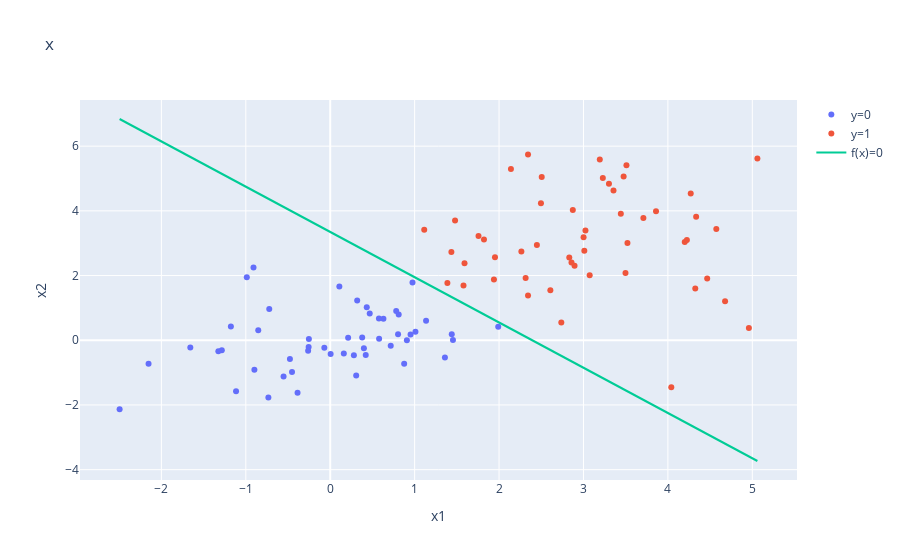

This figure's notebook cell:
### Code cell
import numpy as np
import plotly.graph_objects as go
import plotly
import plotly.offline as py
py.init_notebook_mode(connected=True)

from numpy.random import RandomState
rs = RandomState(12345)

def sigmoid(input):    
    # sigmoid function
    output = 1 / (1 + np.exp(-input - 2 * np.finfo(float).eps))
    return output

def f(w, b, x):
    # define the logistic function
    return sigmoid(np.dot(x, w) + b)

def optimize(x, y,learning_rate, iterations, weight, bias): 
    # run gradient ascent based on MLE:
    size = x.shape[0]
    for i in range(iterations): 
        p = f(weight, bias, x)
        loss = -1/size * np.sum(y * np.log(p)) + (1 - y) * np.log(1-p)
        dW = 1/size * np.dot(x.T, (p - y))
        db = 1/size * np.sum(p - y)
        weight -= learning_rate * dW
        bias -= learning_rate * db 
    return weight, bias


# dataset definition
n_samples = 50
x = np.concatenate([np.random.normal(size=(n_samples, 2)), 
                    np.array([1, 1.5]) * np.random.normal(size=(n_samples, 2)) + np.array([3, 3])])
y = np.concatenate([np.zeros((n_samples,)), np.ones((n_samples, ))])

# run gradient ascent
w, b = optimize(x, y, 0.2, 5000, np.array([0.1, 0.1]), 0.1)
    
x_space = np.linspace(np.min(x[:,0]), np.max(x[:,0]))
# w0 * x0 + w1 * x1 + b = 0 --> x1 = ....
y_space = -w[0] / w[1] * x_space - b / w[1]
    
fig = go.Figure(data=[
    go.Scatter(x=x[0:n_samples,0], y=x[0:n_samples,1], mode='markers', name='y=0',),
    go.Scatter(x=x[n_samples::,0], y=x[n_samples::,1], mode='markers', name='y=1'), 
    go.Scatter(x=x_space, y=y_space,  name='f(x)=0')],
                layout=go.Layout(title='x', 
                                 xaxis=dict(title="x1",),
                                 yaxis=dict(title="x2",)))
plotly.offline.iplot(fig)

### Figure 1 — Plotly figure (JSON) as saved in the notebook; plotly's stock layout.template omitted (floating-point values rounded to 4 significant figures)
{"data": [{"mode": "markers", "name": "y=0", "type": "scatter", "x": [0.005012, -0.5524, -0.9882, 0.399, 0.579, 0.3078, -0.7222, -1.177, -1.116, -1.284, 0.9082, 0.4329, 0.6303, -0.4773, -0.387, -0.2556, 0.3196, -0.2527, -0.9088, 0.468, -0.06965, -0.2616, -0.8525, -0.7326, 1.44, 0.4208, -0.8981, 0.161, 1.99, 0.8112, -0.4524, 0.7817, 0.1082, 0.5771, 1.454, 0.9516, 0.7168, 1.135, 0.9749, 0.876, 1.359, -2.495, -2.152, 0.2122, 0.2803, 0.8037, -1.325, 0.3787, -1.657, 1.01], "y": [-0.424, -1.123, 1.944, -0.2467, 0.04827, -1.088, 0.9686, 0.4287, -1.575, -0.3121, -0.0006272, 1.019, 0.6672, -0.5813, -1.619, -0.2072, 1.233, 0.03613, 2.246, 0.8274, -0.2301, -0.3253, 0.3125, -1.766, 0.1853, -0.457, -0.9143, -0.41, 0.4154, 0.7995, -0.9788, 0.9029, 1.663, 0.6731, 0.005396, 0.1763, -0.1718, 0.6, 1.787, -0.7235, -0.5331, -2.136, -0.7223, 0.0799, -0.4662, 0.1852, -0.3388, 0.08407, -0.2236, 0.2617]}, {"mode": "markers", "name": "y=1", "type": "scatter", "x": [3.001, 1.579, 1.388, 3.476, 2.894, 4.96, 4.678, 3.521, 5.06, 3.193, 4.271, 1.757, 1.435, 2.874, 3.71, 2.505, 4.2, 4.04, 2.315, 4.574, 4.335, 2.343, 1.939, 4.466, 1.952, 4.225, 2.343, 2.448, 4.325, 1.591, 3.859, 1.114, 3.509, 2.858, 2.141, 3.23, 3.356, 3.01, 3.024, 2.738, 1.479, 1.821, 3.443, 2.608, 2.832, 2.496, 3.302, 3.074, 2.264, 3.498], "y": [3.184, 1.694, 1.767, 5.061, 2.302, 0.3759, 1.206, 3.003, 5.616, 5.585, 4.54, 3.224, 2.725, 4.03, 3.778, 5.047, 3.037, -1.454, 1.928, 3.436, 3.818, 5.746, 1.882, 1.905, 2.565, 3.1, 1.381, 2.946, 1.602, 2.38, 3.986, 3.416, 5.411, 2.401, 5.297, 5.018, 4.626, 2.769, 3.392, 0.5487, 3.701, 3.112, 3.914, 1.545, 2.558, 4.233, 4.835, 2.009, 2.742, 2.077]}, {"name": "f(x)=0", "type": "scatter", "x": [-2.495, -2.341, -2.187, -2.032, -1.878, -1.724, -1.57, -1.416, -1.261, -1.107, -0.953, -0.7989, -0.6447, -0.4905, -0.3363, -0.1821, -0.02789, 0.1263, 0.2805, 0.4347, 0.5889, 0.7431, 0.8973, 1.051, 1.206, 1.36, 1.514, 1.668, 1.822, 1.977, 2.131, 2.285, 2.439, 2.593, 2.748, 2.902, 3.056, 3.21, 3.364, 3.519, 3.673, 3.827, 3.981, 4.135, 4.289, 4.444, 4.598, 4.752, 4.906, 5.06], "y": [6.839, 6.623, 6.408, 6.192, 5.976, 5.76, 5.545, 5.329, 5.113, 4.898, 4.682, 4.466, 4.25, 4.035, 3.819, 3.603, 3.387, 3.172, 2.956, 2.74, 2.524, 2.309, 2.093, 1.877, 1.661, 1.446, 1.23, 1.014, 0.7985, 0.5827, 0.367, 0.1512, -0.06449, -0.2802, -0.496, -0.7117, -0.9274, -1.143, -1.359, -1.575, -1.79, -2.006, -2.222, -2.438, -2.653, -2.869, -3.085, -3.301, -3.516, -3.732]}], "layout": {"title": {"text": "x"}, "xaxis": {"title": {"text": "x1"}}, "yaxis": {"title": {"text": "x2"}}}}
